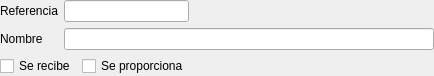
<?xml version="1.0" encoding="UTF-8"?>
<ui version="4.0">
 <class>Form</class>
 <widget class="QWidget" name="Form">
  <property name="geometry">
   <rect>
    <x>0</x>
    <y>0</y>
    <width>434</width>
    <height>72</height>
   </rect>
  </property>
  <property name="windowTitle">
   <string>Form</string>
  </property>
  <layout class="QGridLayout" name="gridLayout">
   <property name="margin">
    <number>0</number>
   </property>
   <item row="0" column="0">
    <widget class="QLabel" name="label">
     <property name="text">
      <string>Referencia</string>
     </property>
    </widget>
   </item>
   <item row="0" column="1" colspan="2">
    <widget class="DBLineEdit" name="db_referencia">
     <property name="fieldName">
      <string>referencia</string>
     </property>
     <property name="dataEditable">
      <bool>true</bool>
     </property>
    </widget>
   </item>
   <item row="0" column="3">
    <spacer name="horizontalSpacer">
     <property name="orientation">
      <enum>Qt::Horizontal</enum>
     </property>
     <property name="sizeHint" stdset="0">
      <size>
       <width>234</width>
       <height>20</height>
      </size>
     </property>
    </spacer>
   </item>
   <item row="1" column="0">
    <widget class="QLabel" name="label_2">
     <property name="text">
      <string>Nombre</string>
     </property>
    </widget>
   </item>
   <item row="1" column="1" colspan="3">
    <widget class="DBLineEdit" name="db_nombre">
     <property name="fieldName">
      <string>nombre</string>
     </property>
     <property name="dataEditable">
      <bool>true</bool>
     </property>
    </widget>
   </item>
   <item row="2" column="0" colspan="2">
    <widget class="DBCheckBox" name="db_serecibe">
     <property name="text">
      <string>Se recibe</string>
     </property>
     <property name="fieldName">
      <string>serecibe</string>
     </property>
    </widget>
   </item>
   <item row="2" column="2">
    <widget class="DBCheckBox" name="db_seproporciona">
     <property name="text">
      <string>Se proporciona</string>
     </property>
     <property name="fieldName">
      <string>seproporciona</string>
     </property>
     <property name="dataEditable">
      <bool>true</bool>
     </property>
    </widget>
   </item>
  </layout>
 </widget>
 <customwidgets>
  <customwidget>
   <class>DBCheckBox</class>
   <extends>QCheckBox</extends>
   <header>widgets/dbcheckbox.h</header>
  </customwidget>
  <customwidget>
   <class>DBLineEdit</class>
   <extends>QLineEdit</extends>
   <header>widgets/dblineedit.h</header>
  </customwidget>
 </customwidgets>
 <resources/>
 <connections/>
</ui>
